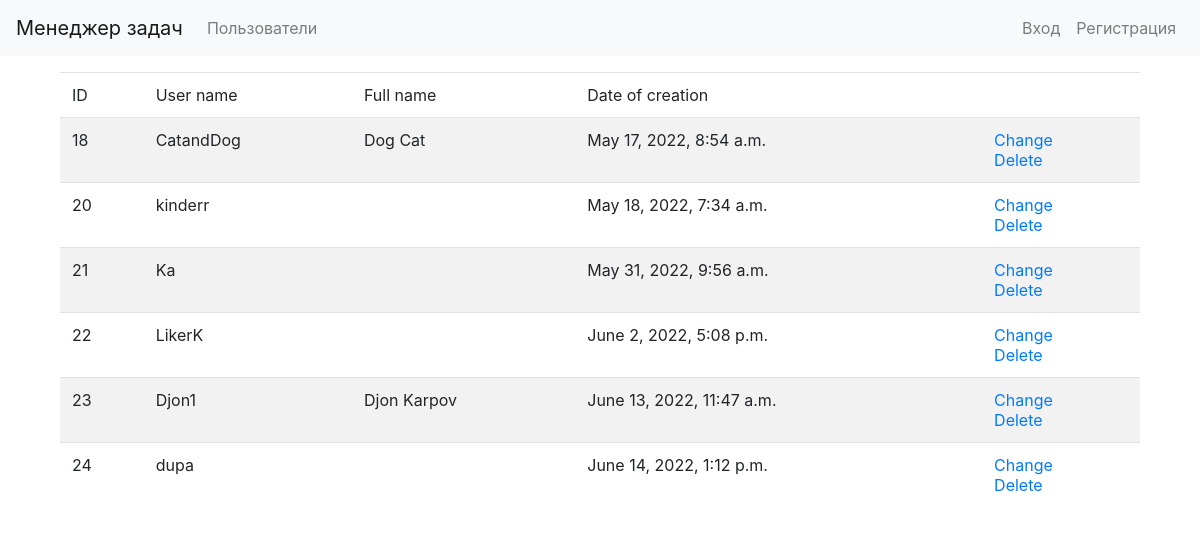
/users/, run on the app's committed database.
### task_manager/users/models.py (models this page shows, shortened)
class User(AbstractUser):
    class Meta:
        verbose_name = gettext_lazy('User')
        verbose_name_plural = gettext_lazy('Users')
        ordering = ['id']

### task_manager/users/views.py (the view)
# urls.py: path('users/', UserList.as_view(), name='list'),
class UserList(ListView):
    model = User
    template_name = USER
    context_object_name = 'users'
    def get_context_data(self, **kwargs):
        context = super().get_context_data(**kwargs)
        context[TITLE] = LIST_TITLE
        return context

### task_manager/templates/users.html (shortened to what this page needs)
{% extends 'base.html' %}
{% load i18n %}
{% block content %}
<div class="container wrapper">
    <table class="table table-striped">
        <thead>
            <tr>
                <td>ID</td>
                <td>{% translate "User name" %}</td>
                <td>{% translate "Full name" %}</td>
                <td>{% translate "Date of creation" %}</td>
                <td></td>
            </tr>
        </thead>
        <tbody>
            {% for user in users %}
            <tr>
                <td>{{ user.id }}</td>
                <td>{{ user.username }}</td>
                <td>{{ user.first_name }} {{ user.last_name }}</td>
                <td>{{ user.date_joined }}</td>
                <td>
                    <a href="{% url 'users:change' user.id %}">{% translate "Change" %}</a>
                    <br>
                    <a href="{% url 'users:delete' user.id %}">{% translate "Delete" %}</a>
                </td>
            </tr>
            {% endfor %}
        </tbody>
    </table>
</div>
{% endblock %}

### data on the page
User: id "18", username "CatandDog", first_name "Dog", last_name "Cat", date_joined "May 17, 2022, 8:54 a.m."
User: id "20", username "kinderr", date_joined "May 18, 2022, 7:34 a.m."
User: id "21", username "Ka", date_joined "May 31, 2022, 9:56 a.m."
User: id "22", username "LikerK", date_joined "June 2, 2022, 5:08 p.m."
User: id "23", username "Djon1", first_name "Djon", last_name "Karpov", date_joined "June 13, 2022, 11:47 a.m."
User: id "24", username "dupa", date_joined "June 14, 2022, 1:12 p.m."
